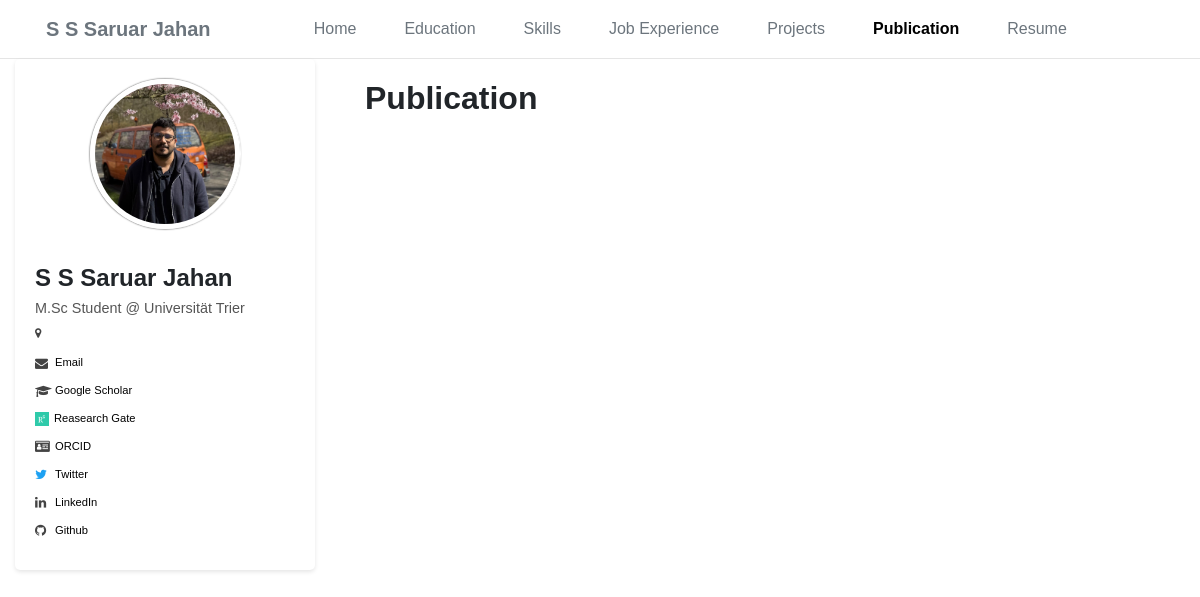
The page /publication/ on the database as committed earlier.
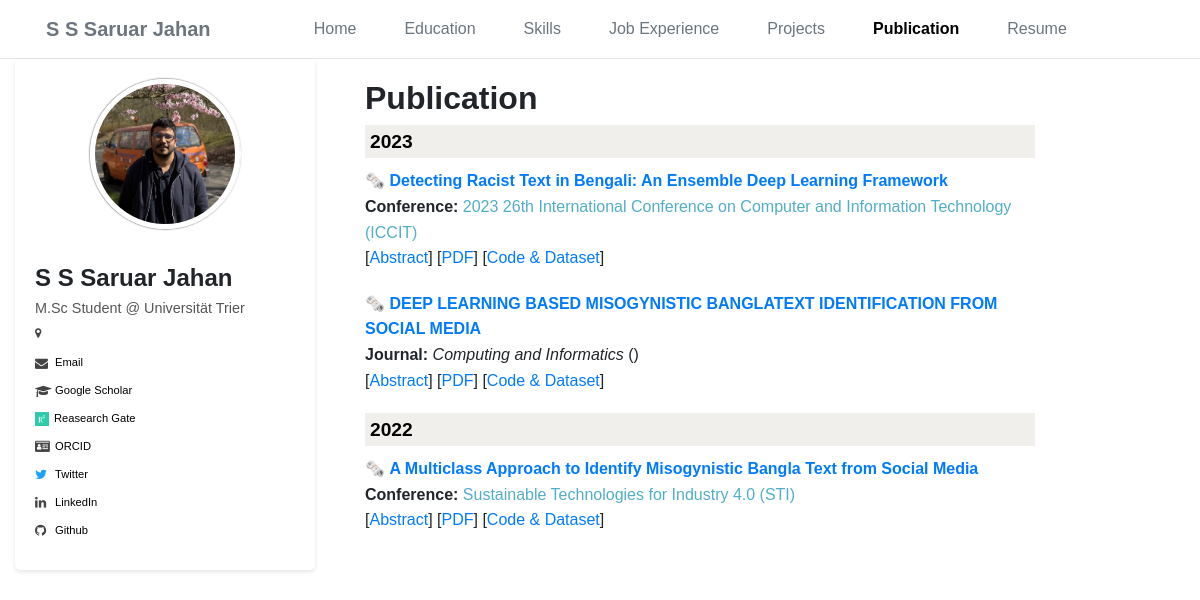
The same page on the database as committed later.
### portfolio/models.py (models this page shows)
class Publication(models.Model):
    name = models.CharField(max_length=500)
    year = models.DateField()
    name_url = models.URLField()
    authors = models.CharField(max_length=100)
    type = models.CharField(max_length=100)
    publication_name = models.CharField(max_length=100)
    publication_url = models.URLField()
    pdf_url = models.URLField()
    code = models.URLField()
    abstract = models.CharField(max_length=1000, default= "")

### portfolio/views.py (the view)
# urls.py: path("publication/", views.publication, name="publication"),
def publication(request):
    publicationItems = Publication.objects.all().order_by('-year')
    years = Publication.objects.order_by('-year').values_list('year', flat=True).distinct()
    distinct_years = sorted({item.year.year for item in publicationItems}, reverse=True)
    return render (
            request,
            "publication.html",
            {
                'publicationItems': publicationItems,
                'distinct_years': distinct_years,
            }
    )

### portfolio/context_processors.py (called while the page is built)
def global_settings(request):
    from .models import HomeSidebarInfo
    sideBarItem = HomeSidebarInfo.objects.first
    return {
        'sideBarItem': sideBarItem
    }

### portfolio/templates/publication.html (shortened to what this page needs)
{% extends 'base.html' %}
{% load static %}
{% block extra_css %}
  <link rel="stylesheet" href="{% static 'css/publication.css' %}" />
{% endblock %}
{% block content %}
  <div class="container">
    <div class="main-content">
      <div class="container-fluid">
        <h2> <b>Publication</b></h2>
        {% for year in distinct_years %}
          <h3 class="year-title">{{ year }}</h3>
          {% for item in publicationItems %}
            <div class="publication-item">
               {%if year == item.year.year%}
              🗞️ <a href="{{ item.name_url }}" class="pub-title">{{ item.name }}</a>
              {% if item.type == 'conference' %}
                <div>
                  <b>Conference:</b> <span class="conference">{{ item.publication_name }}</span>
                </div>
              {% elif item.type == 'journal' %}
                <div>
                  <b>Journal:</b> <i>{{ item.publication_name }}</i>
                  {% if item.publication_url %}
                    (<a href="{{ item.publication_url }}">{{ item.venue_short }}</a>)
                  {% endif %}
                </div>
              {% endif %}
              <div class="links">
                [<button type="button" class="abstract-btn" onclick="toggleAbstract('{{ forloop.counter0 }}')">Abstract</button>]
                {% if item.pdf_url %}
                  [<a href="{{ item.pdf_url }}">PDF</a>]
                {% endif %}
                {% if item.code %}
                  [<a href="{{ item.code }}">Code & Dataset</a>]
                {% endif %}
              </div>
            </div>
            {%endif%}
          {% endfor %}
        {% endfor %}
      </div>
    </div>
  </div>
{% endblock %}

Rows that differ between the two databases and show on the page:
added Publication: name "Detecting Racist Text in Bengali: An Ensemble Deep Learning Framework", publication_name "2023 26th International Conference on Computer and Information Technology (ICCIT)"
added Publication: name "DEEP LEARNING BASED MISOGYNISTIC BANGLATEXT IDENTIFICATION FROM SOCIAL MEDIA", publication_name "Computing and Informatics"
added Publication: name "A Multiclass Approach to Identify Misogynistic Bangla Text from Social Media", publication_name "Sustainable Technologies for Industry 4.0 (STI)"
Other text that changed with them:
new list line: "2023"
new list line: "2022"
